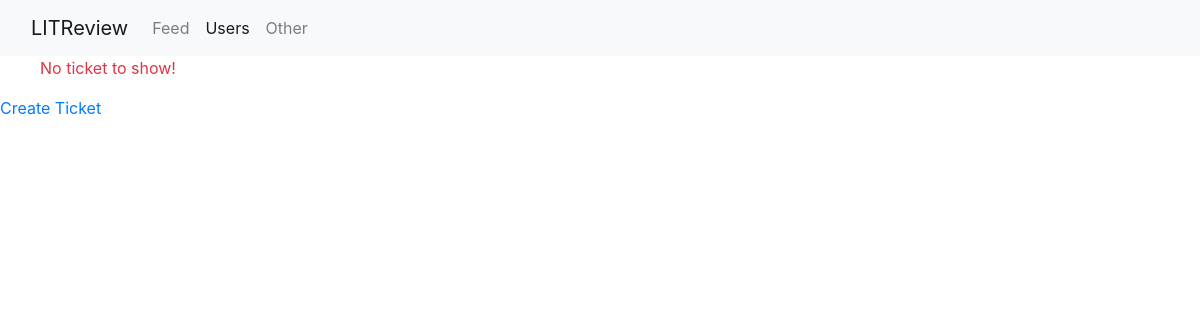
The app's page /tickets, older data.
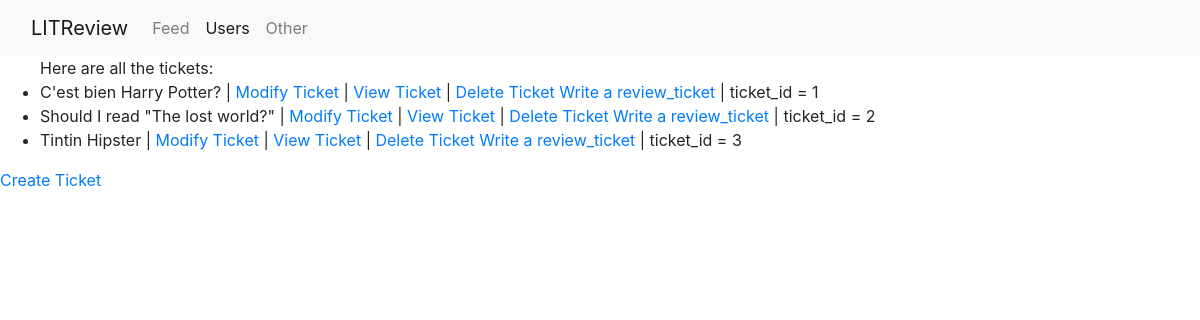
The same page, newer data.
### webapp/models.py (models this page shows)
class Ticket(models.Model):
    title = models.CharField(max_length=128, blank=True)
    description = models.TextField(max_length=2059, blank=True)
    user = models.ForeignKey(
        to=settings.AUTH_USER_MODEL, on_delete=models.CASCADE, blank=True)
    image = models.ImageField(upload_to='images/', null=True, blank=True)
    time_created = models.DateTimeField(auto_now_add=True)

### webapp/views.py (the view)
# urls.py: path('tickets', views.list_tickets, name="list_tickets"),
def list_tickets(request):
    tickets = Ticket.objects.all()
    return render(request, 'list_tickets.html', {'tickets': tickets})

### webapp/templates/list_tickets.html
{% extends "main.html" %}
{% block content %}
<ul>
  {% if tickets %}
    <span>Here are all the tickets:</span>
    {% for ticket in tickets  %}
      <li>{{ticket.title}} | <a href="{% url 'create_ticket' ticket_id=ticket.id %}">Modify Ticket</a> | <a href="{% url 'view_ticket' ticket_id=ticket.id %}">View Ticket</a> | <a href="{% url 'delete_ticket' ticket_id=ticket.id %}">Delete Ticket</a>
      <a href="{% url 'write_review_ticket' ticket_id=ticket.id %}">
      Write a review_ticket</a> | ticket_id = {{ticket.id}}
      </li>
    {% endfor %}
  {% else %}
      <span class="text-danger"> No ticket to show!</span>
  {% endif %}
</ul>
<a href="{% url 'create_ticket' %}">Create Ticket</a>
{% endblock content %}

Row changes from the older to the newer data that the page shows:
added Ticket: title "C'est bien Harry Potter?", id "1"
added Ticket: title "Should I read \"The lost world?\"", id "2"
added Ticket: title "Tintin Hipster", id "3"
Text that changed along with them:
text no longer shown: "No ticket to show!"
text now shown: "Here are all the tickets:"
